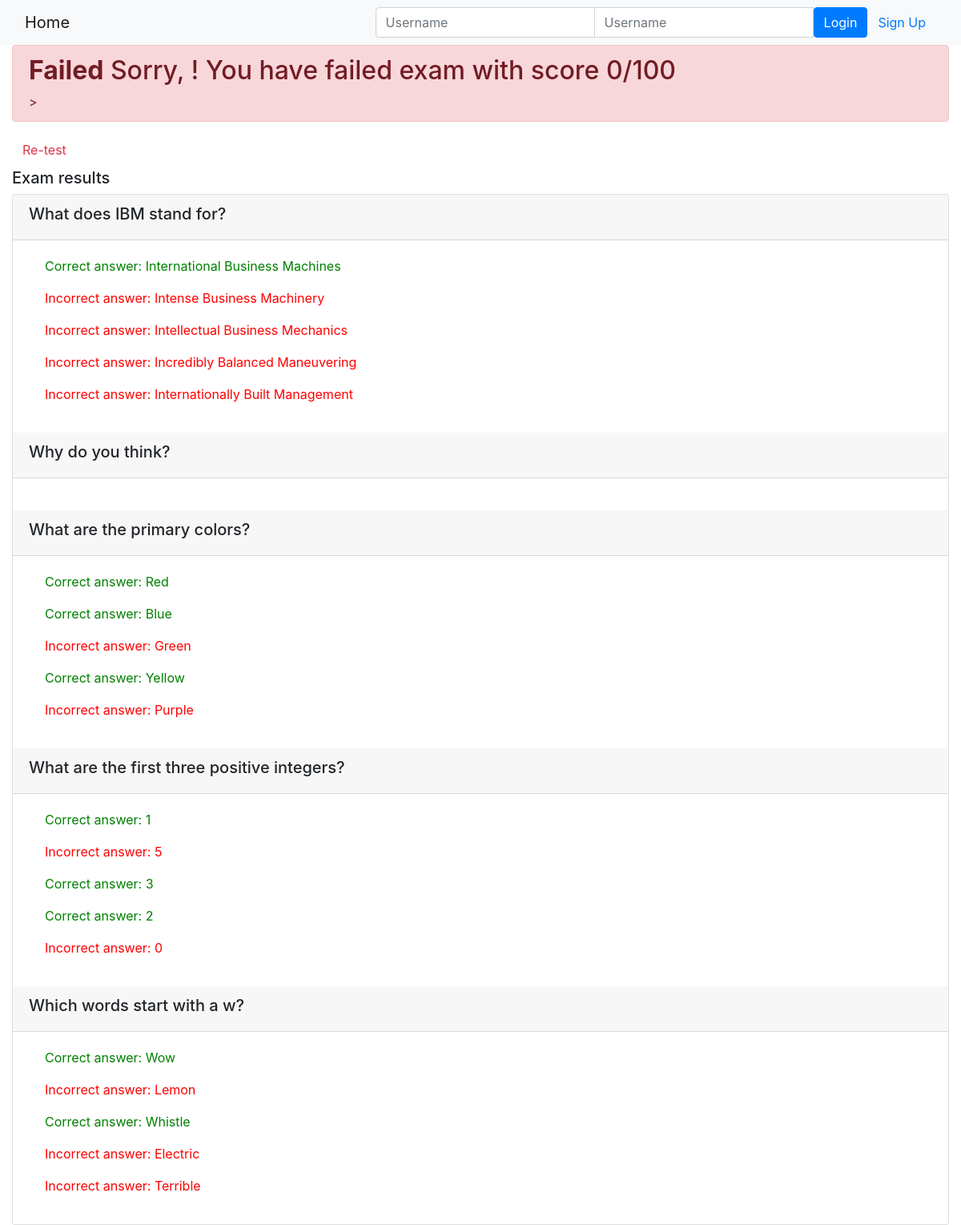
Page /onlinecourse/course/1/submission/1/result/ on the committed database.
### onlinecourse/models.py (models this page shows, shortened)
class Question(models.Model):
    course = models.ForeignKey(Course, null=True, on_delete=models.CASCADE)
    question_text = models.CharField(max_length=1000)
    grade = models.IntegerField(default=0)
    def is_get_score(self, selected_ids):
        all_answers = self.choice_set.filter(is_correct=True).count()
        selected_correct = self.choice_set.filter(is_correct=True, id__in=selected_ids).count()
        if all_answers == selected_correct:
            return True
        else:
            return False

class Choice(models.Model):
    choice_text = models.CharField(max_length=500)
    is_correct = models.BooleanField(default=False)
    question_id = models.ForeignKey(Question, on_delete=models.CASCADE)

### onlinecourse/views.py (the view)
# urls.py: path('course/<int:course_id>/submission/<int:submission_id>/result/', views.show_exam_result, name='show_exam_result'),
def show_exam_result(request, course_id, submission_id):
    context = {}
    context['submission'] = []
    all_points = 0
    score = 0
    course = Course.objects.get(pk=course_id)
    submission = Submission.objects.get(pk=submission_id)
    questions = Question.objects.filter(course=course)
    for each in questions:
        all_points += each.grade
        if each.is_get_score(submission.choices.all()):
            score += each.grade
    context['grade'] = int(score/all_points * 100)
    context['course'] = course
    return render(request, 'onlinecourse/exam_result_bootstrap.html', context)

### onlinecourse/templates/onlinecourse/exam_result_bootstrap.html (shortened to what this page needs)
<!DOCTYPE html>
<html lang="en">
<head>
    {% load static %}
    <link rel="stylesheet" href="https://maxcdn.bootstrapcdn.com/bootstrap/4.5.2/css/bootstrap.min.css">
</head>
<body>
 <nav class="navbar navbar-light bg-light">
    <div class="container-fluid">
        <div class="navbar-header">
              <a class="navbar-brand" href="{% url 'onlinecourse:index' %}">Home</a>
        </div>
        <ul class="nav navbar-nav navbar-right">
            {% if user.is_authenticated %}
            <li>
                <a class="btn btn-link" href="#">{{ user.first_name }}({{ user.username }})</a>
                <a class="btn btn-link" href="{% url 'onlinecourse:logout' %}">Logout</a>
            </li>
            {% else %}
            <li>
                <form class="form-inline" action="{% url 'onlinecourse:login' %}" method="post">
                    <div class="input-group">
                        <input type="text" class="form-control" placeholder="Username" name="username" >
                        <input type="password" class="form-control" placeholder="Username" name="psw" >
                        <button class="btn btn-primary" type="submit">Login</button>
                        <a class="btn btn-link" href="{% url 'onlinecourse:registration' %}">Sign Up</a>
                    </div>
                </form>
            </li>
            {% endif %}
        </ul>
    </div>
</nav>
<div class="container-fluid">
    {% if grade > 80 %}
    <div class="alert alert-success">
       <h2><b>Congratulations, {{user.username}}!</b> You have passed the exam and completed the course with score {{grade}}/100</h2>
    </div>
        {% else %}
        <div class="alert alert-danger">
        <h2><b>Failed</b> Sorry, {{user.username}}! You have failed exam with score {{grade}}/100</h2>>
        </div>
        <a class="btn btn-link text-danger" href="{% url 'onlinecourse:course_details' course.id %}">Re-test</a>
        {% endif %}
        <div class="card-columns-vertical mt-1">
        <h5 class="">Exam results</h5>
            <div class="card mt-1">
                {% for question in course.question_set.all%}
                    <div class="card-header"><h5>{{question.question_text}}</h5></div>
                        <div class="card-body">
                            {% for choice in question.choice_set.all %}
                                <div class="form-check">
                                    <label class="form-check-label">
                                        {% if choice.is_correct is True %}
                                            <p style="color: green;">Correct answer: {{choice.choice_text}}</p>
                                        {% elif choice.is_correct is False %}
                                            <p style="color: red;">Incorrect answer: {{choice.choice_text}}</p>
                                        {% else %}
                                            <p style="color: yellow;">Not selected: {{choice.choice_text}}</p>
                                        {% endif %}
                                </div>
                            {% endfor %}
                        </div>
                {% endfor %}
            </div>
        </div>
    </div>
</body>
</html>

### rows in the picture
Question: question_text "What does IBM stand for?"
Choice: choice_text "International Business Machines"
Choice: choice_text "Intense Business Machinery"
Choice: choice_text "Intellectual Business Mechanics"
Choice: choice_text "Incredibly Balanced Maneuvering"
Choice: choice_text "Internationally Built Management"
Question: question_text "Why do you think?"
Question: question_text "What are the primary colors?"
Choice: choice_text "Red"
Choice: choice_text "Blue"
Choice: choice_text "Green"
Choice: choice_text "Yellow"
Choice: choice_text "Purple"
Question: question_text "What are the first three positive integers?"
Choice: choice_text "1"
Choice: choice_text "5"
Choice: choice_text "3"
Choice: choice_text "2"
Choice: choice_text "0"
Question: question_text "Which words start with a w?"
Choice: choice_text "Wow"
Choice: choice_text "Lemon"
Choice: choice_text "Whistle"
Choice: choice_text "Electric"
Choice: choice_text "Terrible"

### other values in the picture
{{ grade }} "0"
